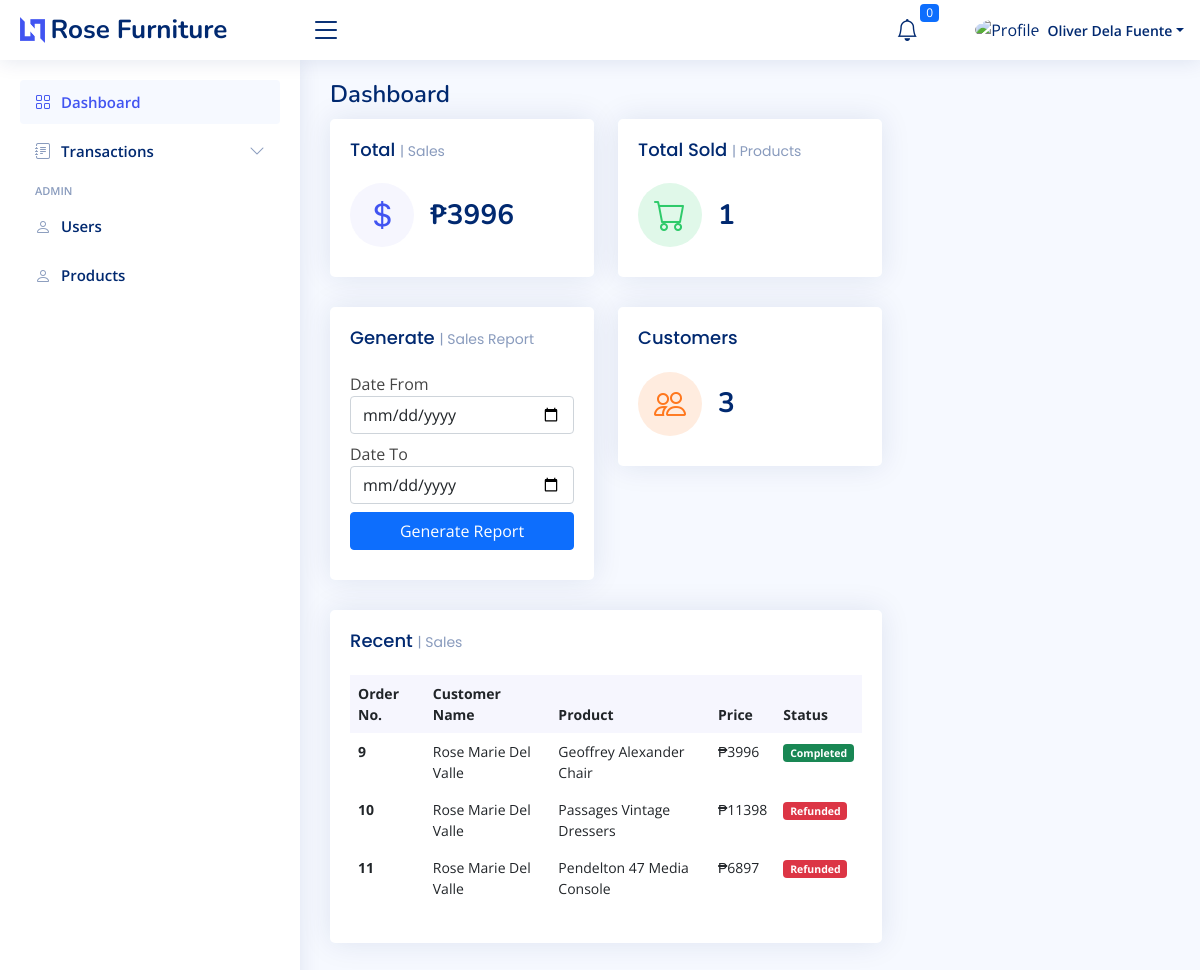
Before: /ecommerce/dashboard (signed in) with the older database file.
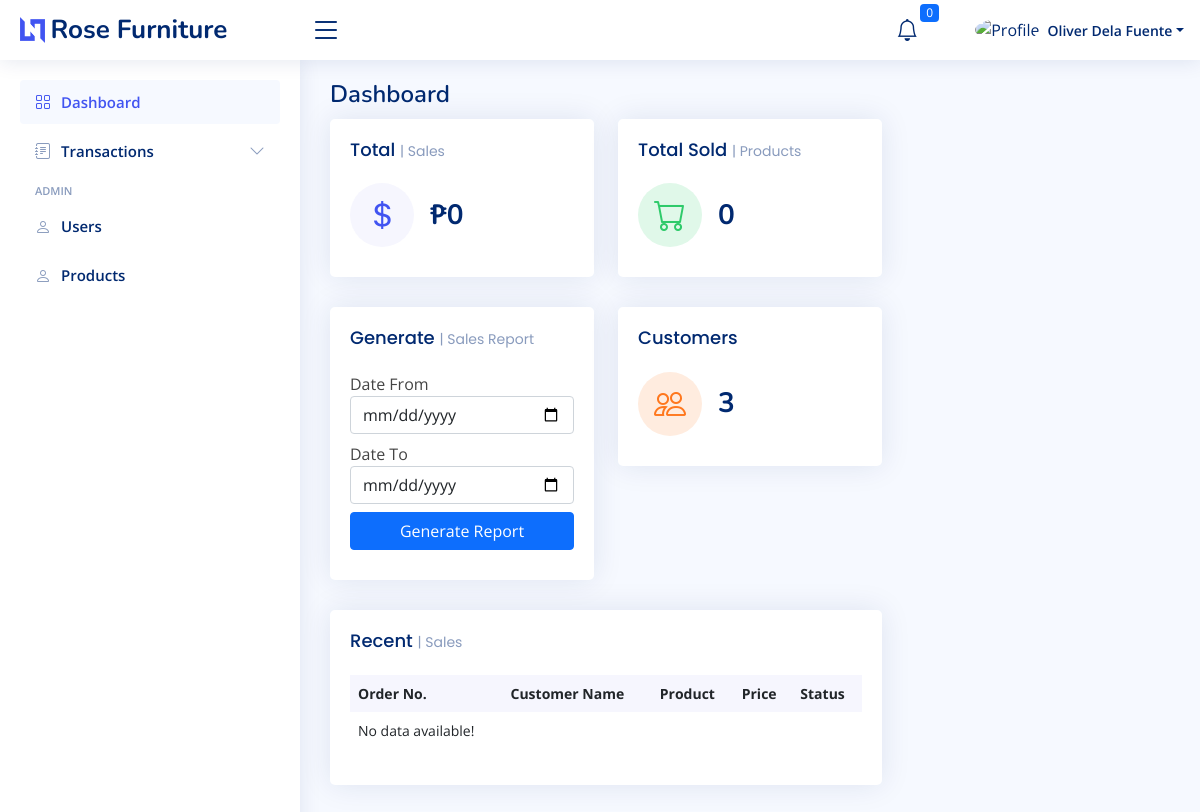
After: the same page with the newer database file.
### tables this page shows
CREATE TABLE `tbl_order_detail_items` (
  `order_id` int(11) NOT NULL,
  `product_code` varchar(100) DEFAULT NULL,
  `product_name` varchar(100) DEFAULT NULL,
  `price` varchar(100) DEFAULT NULL,
  `quantity` varchar(100) DEFAULT NULL,
  `payment_method` varchar(100) DEFAULT NULL,
  `user_id` int(11) DEFAULT NULL,
  `detail_code` varchar(100) DEFAULT NULL,
  `date_cancelled` datetime DEFAULT current_timestamp(),
  `status` int(11) DEFAULT 1,
  `to_pay` int(11) DEFAULT 1,
  `to_ship` int(11) DEFAULT 0,
  `to_pickup` int(11) DEFAULT 0,
  `in_transit` int(11) DEFAULT 0,
  `to_deliver` int(11) DEFAULT 0,
  `cart_id` int(11) DEFAULT NULL,
  `to_complete` int(11) DEFAULT 0,
  `group_code` int(11) DEFAULT NULL,
  `rider_id` varchar(100) DEFAULT NULL,
  `refund_status` int(11) DEFAULT 0,
  `date_completed` varchar(100) DEFAULT NULL,
  `rider_refund_id` int(11) DEFAULT NULL,
  `date_created` timestamp NULL DEFAULT current_timestamp()
);

CREATE TABLE `tbl_users` (
  `user_id` int(11) NOT NULL,
  `first_name` varchar(100) DEFAULT NULL,
  `last_name` varchar(100) DEFAULT NULL,
  `address` varchar(250) DEFAULT NULL,
  `contact_no` varchar(50) DEFAULT NULL,
  `username` varchar(100) DEFAULT NULL,
  `password` varchar(100) DEFAULT NULL,
  `email` varchar(100) DEFAULT NULL,
  `group_code` int(11) DEFAULT NULL,
  `status` int(11) DEFAULT 1
);

### ecommerce/dashboard.php (the view, shortened to what the changed rows need)
<?php include '../includes/header_ecommerce.php'; ?>
<div class="pagetitle">
  <h1>Dashboard</h1>
</div>
<section class="section dashboard">
  <div class="row">
    <div class="col-lg-8">
      <div class="row">
        <div class="col-xxl-4 col-md-6">
          <div class="card info-card sales-card">
            <div class="card-body">
              <div class="d-flex align-items-center">
                <div class="ps-3">
                  <h6>₱<?php
                        $sql = mysqli_query($conn, "SELECT SUM(price) as price, SUM(quantity) as 'quantity', COUNT(order_id) as 'count' FROM `tbl_order_detail_items` WHERE to_complete = 2 AND refund_status IN (0,1)");
                        $row = mysqli_fetch_assoc($sql);
                        echo $row['price'] * $row['quantity'];
                        ?></h6>
                </div>
              </div>
            </div>
          </div>
        </div>
        <div class="col-xxl-4 col-md-6">
          <div class="card info-card revenue-card">
            <div class="card-body">
              <div class="d-flex align-items-center">
                <div class="ps-3">
                  <h6><?php
                      $sqlProductCount = mysqli_query($conn, "SELECT COUNT(order_id) as 'count' FROM tbl_order_detail_items WHERE to_complete = 2 AND refund_status IN (0,1)");
                      $fetchCount = mysqli_fetch_assoc($sqlProductCount);
                      echo $fetchCount['count'];
                      ?></h6>
                </div>
              </div>
            </div>
          </div>
        </div>
        <div class="col-12">
          <div class="card recent-sales overflow-auto">
            <div class="card-body">
              <table class="table table-borderless table-responsive">
                <thead>
                  <tr>
                    <th scope="col">Order No.</th>
                    <th scope="col">Customer Name</th>
                    <th scope="col">Product</th>
                    <th scope="col">Price</th>
                    <th scope="col">Status</th>
                  </tr>
                </thead>
                <tbody>
                  <?php
                  $sql = mysqli_query($conn, "SELECT * FROM tbl_order_detail_items WHERE to_complete = 2 ORDER BY order_id ASC LIMIT 5");
                  if (mysqli_num_rows($sql) > 0) {
                    while ($row = mysqli_fetch_assoc($sql)) {
                      $sqlName = mysqli_query($conn, "SELECT first_name, last_name FROM tbl_users WHERE user_id = '" . $row['user_id'] . "' ");
                      $fetchName = mysqli_fetch_assoc($sqlName);
                      $fullname = $fetchName['first_name'] . ' ' . $fetchName['last_name'];
                      $total = $row['price'] * $row['quantity'];
                  ?>
                      <tr>
                        <th scope="row"><?= $row['order_id'] ?></th>
                        <td><?= $fullname ?></td>
                        <td><?= $row['product_name'] ?></td>
                        <td>₱<?= $total ?></td>
                        <td>
                          <?php
                          if ($row['refund_status'] == "7") {
                          ?>
                            <span class="badge bg-danger">Refunded</span>
                          <?php
                          } else {
                          ?>
                            <span class="badge bg-success">Completed</span>
                          <?php
                          }
                          ?>
                        </td>
                      </tr>
                    <?php
                    }
                  } else {
                    ?>
                    <tr>
                      <td class="">No data available!</td>
                    </tr>
                  <?php
                  }
                  ?>
                </tbody>
              </table>
            </div>
          </div>
        </div>
      </div>
    </div>
  </div>
</section>
<?php include '../includes/footer_ecommerce.php'; ?>

Changed rows visible on the page:
removed tbl_order_detail_items: order_id "9", user.last_name "Rose Marie Del Valle", product_name "Geoffrey Alexander Chair", total "3996", refund_status "Completed"
removed tbl_order_detail_items: order_id "10", user.last_name "Rose Marie Del Valle", product_name "Passages Vintage Dressers", total "11398", refund_status "Refunded"
removed tbl_order_detail_items: order_id "11", user.last_name "Rose Marie Del Valle", product_name "Pendelton 47 Media Console", total "6897", refund_status "Refunded"
Other visible differences:
$row['price'] * $row['quantity']: "3996" → "0"
$fetchCount['count']: "1" → "0"
text now shown: "No data available!"
